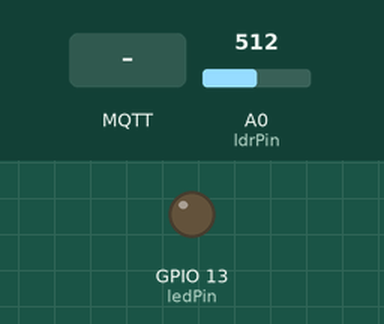
The sketch below on a simulated ESP8266 (NodeMCU). Shown: output pins drawn as LEDs (lit = HIGH). The test bench sets the inputs (shaded band); at power-on: A0 (ldrPin) = 512. WiFi joins after 1.5 s; servers stay silent unless stated; no MQTT or app messages arrive unless stated; what the sketch prints to the serial monitor is not drawn.

Above: at 2.7 s.
2.8 s: MQTT message "LIGHT ON" arrives on the first subscribed topic
At 3.9 s:
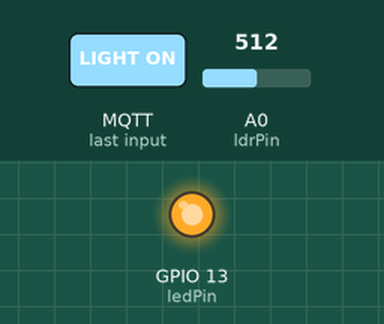
4.3 s: MQTT message "LIGHT OFF" arrives on the first subscribed topic
At 5.1 s:
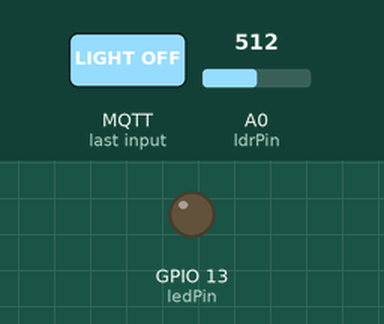
Timing chart, 0 to 7.3 s (numbered marks = the images above; inputs shaded):
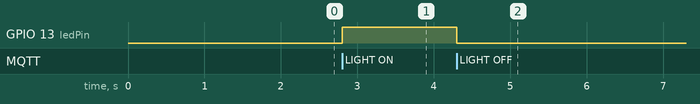

Measured:
- after the input at 2.8 s, GPIO 13 (ledPin): LOW → HIGH at once
- after the input at 4.3 s, GPIO 13 (ledPin): HIGH → LOW at once

The sketch:

mqttLDR.ino
```cpp
#include<ESP8266WiFi.h>
#include<PubSubClient.h>

const char* ssid="YOUR NETWORK SSID";
const char* pass="YOUR PASSWORD";
const char* server="broker.mqtt-dashboard.com";
int ldrPin=A0;
int ledPin=13;
int ldrvalue;
unsigned long lastmsg=0;
String str;
char msgbuff[100];

WiFiClient espclient;
PubSubClient client(espclient);

void setup()
{
   pinMode(ledPin,OUTPUT);
   pinMode(ldrPin,INPUT);
   Serial.begin(115200);
   wifi_setup();
   client.setServer(server,1883);
  client.setCallback(callback);

 }
 void wifi_setup()
 {
  Serial.println();
  Serial.print("CONNECTING TO:");
  Serial.println(ssid);
  WiFi.begin(ssid,pass);
  while(WiFi.status()!=WL_CONNECTED)
  {
   delay(500);
    Serial.print(".");
    }
  Serial.println("WIFI CONNECTED");
  Serial.print("IP ADDRESS:");
  Serial.println(WiFi.localIP());

 }

 void callback(char* topic,byte* payload,unsigned int length)
 {
  int i;
  Serial.print("MESSAGE ARRIVED[");
  Serial.print(topic);
  Serial.print("]");
  for(i=0;i<=length;i++)
  {
    msgbuff[i]=payload[i];
    if(i==length)
  msgbuff[i]='\0';
  }
  String msgstr=(String)msgbuff;
  Serial.println(msgstr);
  if(msgstr.equals("LIGHT ON"))
  {
    digitalWrite(ledPin,HIGH);
    }
  else
   if(msgstr.equals("LIGHT OFF"))
  {
    digitalWrite(ledPin,LOW);
    }
 }

void reconnect()
{
  while(!client.connected())
  {
    Serial.println("ATTEMPTING MQTT CONNECTION...");
    if(client.connect("esp8266client"))
    {
      Serial.println("CONNECTED");
      client.subscribe("ledstatus");
    }
  else
  {
    Serial.print("UNABLE TO CONNECT rc=");
    Serial.println(client.state());
    Serial.println("TRY AGAIN IN 5 SEC");
    delay(5000);
  }

  }
}
void loop()
{
  ldrvalue=analogRead(ldrPin);

if(!client.connected())
{
  reconnect();
  }
client.loop();
long newtime=millis();
if(newtime-lastmsg>5000)
{
  lastmsg=newtime;
  Serial.print("PUBLISH MESSAGE::");
  str=(String)ldrvalue;
  int str_len=str.length()+1;
  char char_array[str_len];
  str.toCharArray(char_array,str_len);
 Serial.println(ldrvalue);
  client.publish("ldrval",char_array);

  }

}
```
